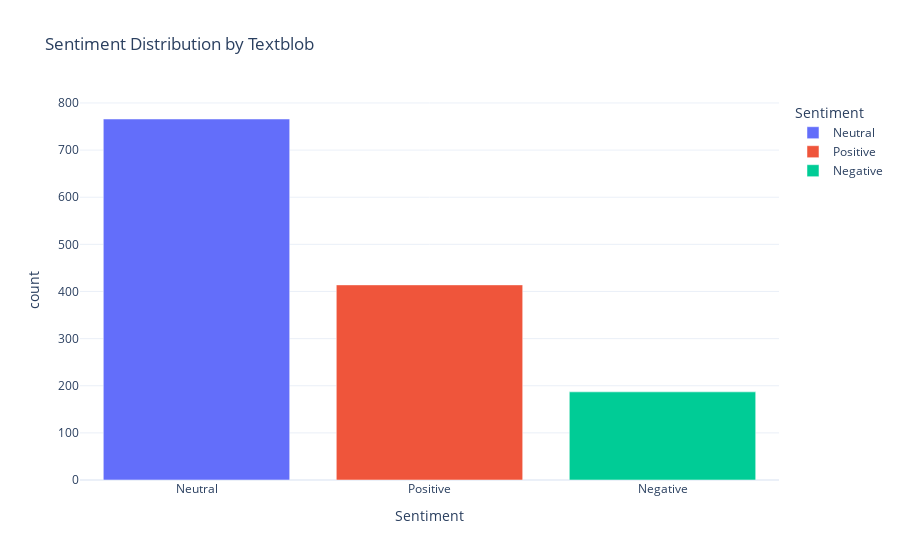

The notebook cell saved with this chart:
### Code cell
sentiment_counts = data['Sentiment'].value_counts().reset_index()
fig = px.bar(sentiment_counts, x='Sentiment', y='count', title='Sentiment Distribution by Textblob', color='Sentiment',
             template="plotly_white") 
fig.show()

### Figure 1 — Plotly figure (JSON) as saved in the notebook; plotly's stock layout.template omitted (floating-point values rounded to 4 significant figures)
{"data": [{"alignmentgroup": "True", "hovertemplate": "Sentiment=%{x}<br>count=%{y}<extra></extra>", "legendgroup": "Neutral", "marker": {"color": "#636efa", "pattern": {"shape": ""}}, "name": "Neutral", "offsetgroup": "Neutral", "orientation": "v", "showlegend": true, "textposition": "auto", "type": "bar", "x": ["Neutral"], "xaxis": "x", "y": [766], "yaxis": "y"}, {"alignmentgroup": "True", "hovertemplate": "Sentiment=%{x}<br>count=%{y}<extra></extra>", "legendgroup": "Positive", "marker": {"color": "#EF553B", "pattern": {"shape": ""}}, "name": "Positive", "offsetgroup": "Positive", "orientation": "v", "showlegend": true, "textposition": "auto", "type": "bar", "x": ["Positive"], "xaxis": "x", "y": [414], "yaxis": "y"}, {"alignmentgroup": "True", "hovertemplate": "Sentiment=%{x}<br>count=%{y}<extra></extra>", "legendgroup": "Negative", "marker": {"color": "#00cc96", "pattern": {"shape": ""}}, "name": "Negative", "offsetgroup": "Negative", "orientation": "v", "showlegend": true, "textposition": "auto", "type": "bar", "x": ["Negative"], "xaxis": "x", "y": [187], "yaxis": "y"}], "layout": {"barmode": "relative", "legend": {"title": {"text": "Sentiment"}, "tracegroupgap": 0}, "title": {"text": "Sentiment Distribution by Textblob"}, "xaxis": {"anchor": "y", "categoryarray": ["Neutral", "Positive", "Negative"], "categoryorder": "array", "domain": [0, 1], "title": {"text": "Sentiment"}}, "yaxis": {"anchor": "x", "domain": [0, 1], "title": {"text": "count"}}}}
